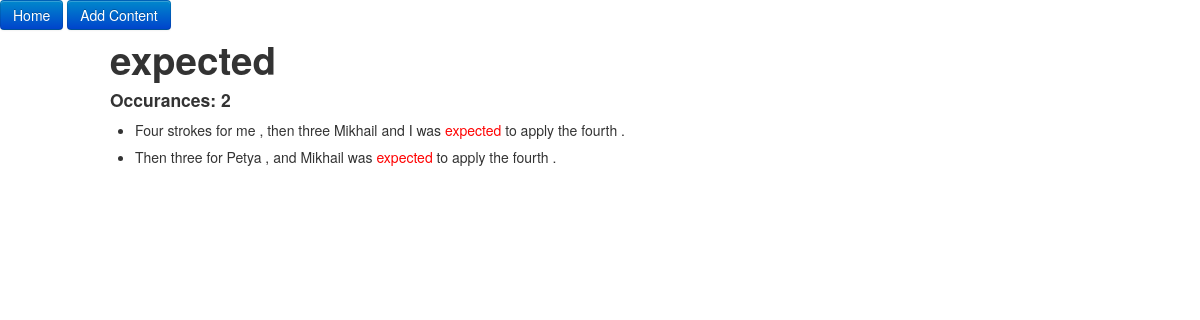
The page / on the database its author committed.
### annotate/models.py (models this page shows)
class TimeStampBaseModel(models.Model):
    created_date = models.DateTimeField(auto_now_add=True)
    modified_date = models.DateTimeField(auto_now=True)
    class Meta:
        abstract = True

class Token(TimeStampBaseModel):
    string = models.CharField(max_length=200)
    sentence = models.ManyToManyField('Sentence')
    is_punctuation = models.NullBooleanField(null=True, blank=True)
    is_sentence_delimiter = models.NullBooleanField(null=True, blank=True)
    always_capitalized = models.NullBooleanField(null=True, blank=True)
    @property
    def count(self):
        return len(self.sentence.all())
    def __unicode__(self):
        return self.string

### annotate/views.py (the view)
# urls.py: url(r'^$', RandomTokenDetailView.as_view(), name='random_token_detail'),
class RandomTokenDetailView(DetailView):
    model = Token
    def get_object(self, queryset=None):
        obj = Token.objects.all().order_by('?')[0]
        return obj
    def get_context_data(self, **kwargs):
        context = super(RandomTokenDetailView, self).get_context_data(**kwargs)
        context['chosen_token'] = self.get_object()
        return context

### annotate/templates/annotate/token_detail.html (shortened to what this page needs)
{% extends "annotate/base.html" %}
{% load staticfiles %}
{% block css %}
<link href="{% static 'annotate/css/annotate.css' %}" rel="stylesheet" media="screen">
{% endblock %}
{% block content %}
    <div class="container">
        <div class="row">
            <div class="col-lg-12 text-left">
                <h1>{{ chosen_token.string }}</h1>
                <h4>Occurances: {{ chosen_token.count }}</h4>
                <ul class="list-unstyled">
                	{% for sentence in chosen_token.sentence.all %}
                    <a href=""><li><a href="{% url 'sentence_detail' sentence_id=sentence.pk %}">
                    	{% for token in sentence.token_set.all %}
							{% if token == chosen_token %}
								<span style="color:red">{{ token }}</span>
							{% else %}
								{{ token }}
							{% endif %}
						{% endfor %}
					</a></li>
					{% endfor %}
                </ul>
            </div>
        </div>
    </div>
{% endblock %}

### annotate/templates/annotate/base.html (shortened to what this page needs)
{% load staticfiles %}
<html lang="en">
<head>
    <link href="{% static 'annotate/css/bootstrap.min.css' %}" rel="stylesheet" media="screen">
    {% block css %}
    {% endblock %}
</head>
<body>
    <a href="{% url 'random_token_detail' %}"><button type="submit" class="btn btn-primary">Home</button></a>
    <a href="{% url 'textsnippit_create' %}"><button type="submit" class="btn btn-primary">Add Content</button></a>
    {% block content %}
	{% endblock %}
</body>
</html>

### annotate/static/annotate/css/annotate.css (style rules this page uses)
a { text-decoration: none; color: inherit; }
li { margin: 0 0 0.5em 0; }

### rows shown on the page
Token: string "expected", count "2"
Token: string "Four"
Token: string "strokes"
Token: string "for"
Token: string "me"
Token: string ","
Token: string "then"
Token: string "three"
Token: string "Mikhail"
Token: string "and"
Token: string "I"
Token: string "was"
Token: string "to"
Token: string "apply"
Token: string "the"
Token: string "fourth"
Token: string "."
Token: string "Then"
Token: string "Petya"
